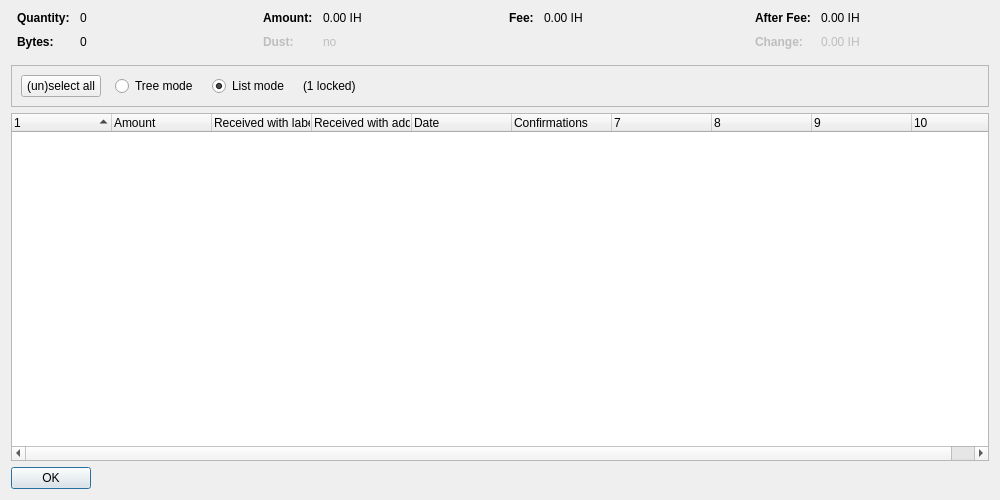
<?xml version="1.0" encoding="UTF-8"?>
<ui version="4.0">
 <class>CoinControlDialog</class>
 <widget class="QDialog" name="CoinControlDialog">
  <property name="geometry">
   <rect>
    <x>0</x>
    <y>0</y>
    <width>1000</width>
    <height>500</height>
   </rect>
  </property>
  <property name="windowTitle">
   <string>Coin Selection</string>
  </property>
  <layout class="QVBoxLayout" name="verticalLayout">
   <item>
    <layout class="QHBoxLayout" name="horizontalLayoutTop" stretch="0,0,0,0">
     <property name="topMargin">
      <number>0</number>
     </property>
     <property name="bottomMargin">
      <number>10</number>
     </property>
     <item>
      <layout class="QFormLayout" name="formLayoutCoinControl1">
       <property name="horizontalSpacing">
        <number>10</number>
       </property>
       <property name="verticalSpacing">
        <number>10</number>
       </property>
       <property name="leftMargin">
        <number>6</number>
       </property>
       <property name="rightMargin">
        <number>6</number>
       </property>
       <item row="0" column="0">
        <widget class="QLabel" name="labelCoinControlQuantityText">
         <property name="font">
          <font>
           <weight>75</weight>
           <bold>true</bold>
          </font>
         </property>
         <property name="text">
          <string>Quantity:</string>
         </property>
        </widget>
       </item>
       <item row="0" column="1">
        <widget class="QLabel" name="labelCoinControlQuantity">
         <property name="cursor">
          <cursorShape>IBeamCursor</cursorShape>
         </property>
         <property name="contextMenuPolicy">
          <enum>Qt::ActionsContextMenu</enum>
         </property>
         <property name="text">
          <string notr="true">0</string>
         </property>
         <property name="textInteractionFlags">
          <set>Qt::LinksAccessibleByMouse|Qt::TextSelectableByKeyboard|Qt::TextSelectableByMouse</set>
         </property>
        </widget>
       </item>
       <item row="1" column="0">
        <widget class="QLabel" name="labelCoinControlBytesText">
         <property name="font">
          <font>
           <weight>75</weight>
           <bold>true</bold>
          </font>
         </property>
         <property name="text">
          <string>Bytes:</string>
         </property>
        </widget>
       </item>
       <item row="1" column="1">
        <widget class="QLabel" name="labelCoinControlBytes">
         <property name="cursor">
          <cursorShape>IBeamCursor</cursorShape>
         </property>
         <property name="contextMenuPolicy">
          <enum>Qt::ActionsContextMenu</enum>
         </property>
         <property name="text">
          <string notr="true">0</string>
         </property>
         <property name="textInteractionFlags">
          <set>Qt::LinksAccessibleByMouse|Qt::TextSelectableByKeyboard|Qt::TextSelectableByMouse</set>
         </property>
        </widget>
       </item>
      </layout>
     </item>
     <item>
      <layout class="QFormLayout" name="formLayoutCoinControl2">
       <property name="horizontalSpacing">
        <number>10</number>
       </property>
       <property name="verticalSpacing">
        <number>10</number>
       </property>
       <property name="leftMargin">
        <number>6</number>
       </property>
       <property name="rightMargin">
        <number>6</number>
       </property>
       <item row="0" column="0">
        <widget class="QLabel" name="labelCoinControlAmountText">
         <property name="font">
          <font>
           <weight>75</weight>
           <bold>true</bold>
          </font>
         </property>
         <property name="text">
          <string>Amount:</string>
         </property>
        </widget>
       </item>
       <item row="0" column="1">
        <widget class="QLabel" name="labelCoinControlAmount">
         <property name="cursor">
          <cursorShape>IBeamCursor</cursorShape>
         </property>
         <property name="contextMenuPolicy">
          <enum>Qt::ActionsContextMenu</enum>
         </property>
         <property name="text">
          <string notr="true">0.00 IH</string>
         </property>
         <property name="textInteractionFlags">
          <set>Qt::LinksAccessibleByMouse|Qt::TextSelectableByKeyboard|Qt::TextSelectableByMouse</set>
         </property>
        </widget>
       </item>
       <item row="1" column="0">
        <widget class="QLabel" name="labelCoinControlLowOutputText">
         <property name="enabled">
          <bool>false</bool>
         </property>
         <property name="font">
          <font>
           <weight>75</weight>
           <bold>true</bold>
          </font>
         </property>
         <property name="text">
          <string>Dust:</string>
         </property>
        </widget>
       </item>
       <item row="1" column="1">
        <widget class="QLabel" name="labelCoinControlLowOutput">
         <property name="enabled">
          <bool>false</bool>
         </property>
         <property name="cursor">
          <cursorShape>IBeamCursor</cursorShape>
         </property>
         <property name="contextMenuPolicy">
          <enum>Qt::ActionsContextMenu</enum>
         </property>
         <property name="text">
          <string notr="true">no</string>
         </property>
         <property name="textInteractionFlags">
          <set>Qt::LinksAccessibleByMouse|Qt::TextSelectableByKeyboard|Qt::TextSelectableByMouse</set>
         </property>
        </widget>
       </item>
      </layout>
     </item>
     <item>
      <layout class="QFormLayout" name="formLayoutCoinControl3">
       <property name="horizontalSpacing">
        <number>10</number>
       </property>
       <property name="verticalSpacing">
        <number>10</number>
       </property>
       <property name="leftMargin">
        <number>6</number>
       </property>
       <property name="rightMargin">
        <number>6</number>
       </property>
       <item row="0" column="0">
        <widget class="QLabel" name="labelCoinControlFeeText">
         <property name="font">
          <font>
           <weight>75</weight>
           <bold>true</bold>
          </font>
         </property>
         <property name="text">
          <string>Fee:</string>
         </property>
        </widget>
       </item>
       <item row="0" column="1">
        <widget class="QLabel" name="labelCoinControlFee">
         <property name="cursor">
          <cursorShape>IBeamCursor</cursorShape>
         </property>
         <property name="contextMenuPolicy">
          <enum>Qt::ActionsContextMenu</enum>
         </property>
         <property name="text">
          <string notr="true">0.00 IH</string>
         </property>
         <property name="textInteractionFlags">
          <set>Qt::LinksAccessibleByMouse|Qt::TextSelectableByKeyboard|Qt::TextSelectableByMouse</set>
         </property>
        </widget>
       </item>
      </layout>
     </item>
     <item>
      <layout class="QFormLayout" name="formLayoutCoinControl4">
       <property name="horizontalSpacing">
        <number>10</number>
       </property>
       <property name="verticalSpacing">
        <number>10</number>
       </property>
       <property name="leftMargin">
        <number>6</number>
       </property>
       <property name="rightMargin">
        <number>6</number>
       </property>
       <item row="0" column="0">
        <widget class="QLabel" name="labelCoinControlAfterFeeText">
         <property name="font">
          <font>
           <weight>75</weight>
           <bold>true</bold>
          </font>
         </property>
         <property name="text">
          <string>After Fee:</string>
         </property>
        </widget>
       </item>
       <item row="0" column="1">
        <widget class="QLabel" name="labelCoinControlAfterFee">
         <property name="cursor">
          <cursorShape>IBeamCursor</cursorShape>
         </property>
         <property name="contextMenuPolicy">
          <enum>Qt::ActionsContextMenu</enum>
         </property>
         <property name="text">
          <string notr="true">0.00 IH</string>
         </property>
         <property name="textInteractionFlags">
          <set>Qt::LinksAccessibleByMouse|Qt::TextSelectableByKeyboard|Qt::TextSelectableByMouse</set>
         </property>
        </widget>
       </item>
       <item row="1" column="0">
        <widget class="QLabel" name="labelCoinControlChangeText">
         <property name="enabled">
          <bool>false</bool>
         </property>
         <property name="font">
          <font>
           <weight>75</weight>
           <bold>true</bold>
          </font>
         </property>
         <property name="text">
          <string>Change:</string>
         </property>
        </widget>
       </item>
       <item row="1" column="1">
        <widget class="QLabel" name="labelCoinControlChange">
         <property name="enabled">
          <bool>false</bool>
         </property>
         <property name="cursor">
          <cursorShape>IBeamCursor</cursorShape>
         </property>
         <property name="contextMenuPolicy">
          <enum>Qt::ActionsContextMenu</enum>
         </property>
         <property name="text">
          <string notr="true">0.00 IH</string>
         </property>
         <property name="textInteractionFlags">
          <set>Qt::LinksAccessibleByMouse|Qt::TextSelectableByKeyboard|Qt::TextSelectableByMouse</set>
         </property>
        </widget>
       </item>
      </layout>
     </item>
    </layout>
   </item>
   <item>
    <widget class="QFrame" name="frame">
     <property name="minimumSize">
      <size>
       <width>0</width>
       <height>40</height>
      </size>
     </property>
     <property name="frameShape">
      <enum>QFrame::StyledPanel</enum>
     </property>
     <property name="frameShadow">
      <enum>QFrame::Sunken</enum>
     </property>
     <layout class="QHBoxLayout" name="horizontalLayout">
      <item>
       <layout class="QHBoxLayout" name="horizontalLayoutPanel" stretch="0,0,0,0,0">
        <property name="spacing">
         <number>14</number>
        </property>
        <item>
         <widget class="QPushButton" name="pushButtonSelectAll">
          <property name="sizePolicy">
           <sizepolicy hsizetype="Maximum" vsizetype="Fixed">
            <horstretch>0</horstretch>
            <verstretch>0</verstretch>
           </sizepolicy>
          </property>
          <property name="text">
           <string>(un)select all</string>
          </property>
          <property name="autoDefault">
           <bool>false</bool>
          </property>
         </widget>
        </item>
        <item>
         <widget class="QRadioButton" name="radioTreeMode">
          <property name="sizePolicy">
           <sizepolicy hsizetype="Maximum" vsizetype="Fixed">
            <horstretch>0</horstretch>
            <verstretch>0</verstretch>
           </sizepolicy>
          </property>
          <property name="text">
           <string>Tree mode</string>
          </property>
         </widget>
        </item>
        <item>
         <widget class="QRadioButton" name="radioListMode">
          <property name="sizePolicy">
           <sizepolicy hsizetype="Maximum" vsizetype="Fixed">
            <horstretch>0</horstretch>
            <verstretch>0</verstretch>
           </sizepolicy>
          </property>
          <property name="text">
           <string>List mode</string>
          </property>
          <property name="checked">
           <bool>true</bool>
          </property>
         </widget>
        </item>
        <item>
         <widget class="QLabel" name="labelLocked">
          <property name="text">
           <string notr="true">(1 locked)</string>
          </property>
         </widget>
        </item>
        <item>
         <spacer name="horizontalSpacer">
          <property name="orientation">
           <enum>Qt::Horizontal</enum>
          </property>
          <property name="sizeHint" stdset="0">
           <size>
            <width>40</width>
            <height>20</height>
           </size>
          </property>
         </spacer>
        </item>
       </layout>
      </item>
     </layout>
    </widget>
   </item>
   <item>
    <widget class="CoinControlTreeWidget" name="treeWidget">
     <property name="contextMenuPolicy">
      <enum>Qt::CustomContextMenu</enum>
     </property>
     <property name="sortingEnabled">
      <bool>false</bool>
     </property>
     <property name="columnCount">
      <number>10</number>
     </property>
     <attribute name="headerShowSortIndicator" stdset="0">
      <bool>true</bool>
     </attribute>
     <attribute name="headerStretchLastSection">
      <bool>false</bool>
     </attribute>
     <column>
      <property name="text">
       <string/>
      </property>
     </column>
     <column>
      <property name="text">
       <string>Amount</string>
      </property>
     </column>
     <column>
      <property name="text">
       <string>Received with label</string>
      </property>
     </column>
     <column>
      <property name="text">
       <string>Received with address</string>
      </property>
     </column>
     <column>
      <property name="text">
       <string>Date</string>
      </property>
     </column>
     <column>
      <property name="text">
       <string>Confirmations</string>
      </property>
      <property name="toolTip">
       <string>Confirmed</string>
      </property>
     </column>
     <column>
      <property name="text">
       <string/>
      </property>
     </column>
     <column>
      <property name="text">
       <string/>
      </property>
     </column>
     <column>
      <property name="text">
       <string/>
      </property>
     </column>
     <column>
      <property name="text">
       <string/>
      </property>
     </column>
    </widget>
   </item>
   <item>
    <widget class="QDialogButtonBox" name="buttonBox">
     <property name="sizePolicy">
      <sizepolicy hsizetype="Maximum" vsizetype="Fixed">
       <horstretch>0</horstretch>
       <verstretch>0</verstretch>
      </sizepolicy>
     </property>
     <property name="orientation">
      <enum>Qt::Horizontal</enum>
     </property>
     <property name="standardButtons">
      <set>QDialogButtonBox::Ok</set>
     </property>
    </widget>
   </item>
  </layout>
 </widget>
 <customwidgets>
  <customwidget>
   <class>CoinControlTreeWidget</class>
   <extends>QTreeWidget</extends>
   <header>coincontroltreewidget.h</header>
  </customwidget>
 </customwidgets>
 <resources/>
 <connections/>
</ui>
